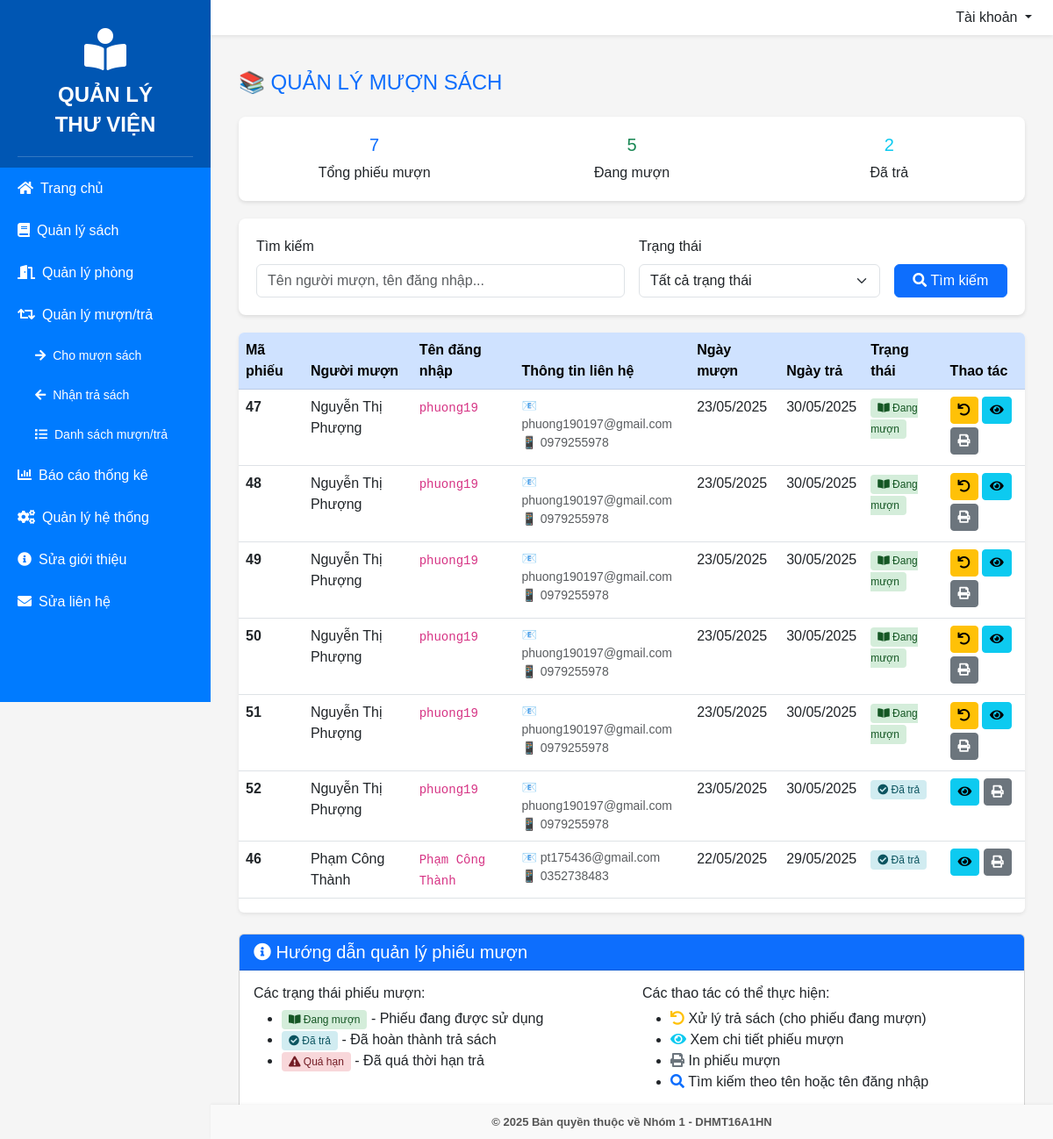
Screenshot of /cho_muon.php with the database file from the repository.
### tables this page shows
CREATE TABLE `phieu_muon` (
  `ma_phieu` int(11) NOT NULL,
  `ma_ban_doc` int(11) DEFAULT NULL,
  `ngay_muon` date DEFAULT NULL,
  `ngay_tra` date DEFAULT NULL,
  `trang_thai` enum('dang_muon','da_tra') DEFAULT 'dang_muon'
);

CREATE TABLE `ban_doc` (
  `ma_ban_doc` int(11) NOT NULL,
  `ten_dang_nhap` varchar(50) NOT NULL,
  `mat_khau` varchar(255) NOT NULL,
  `ho_ten` varchar(100) DEFAULT NULL,
  `ngay_sinh` date DEFAULT NULL,
  `email` varchar(100) DEFAULT NULL,
  `so_dien_thoai` varchar(20) DEFAULT NULL,
  `dia_chi` text DEFAULT NULL,
  `vai_tro` varchar(20) DEFAULT 'bandoc',
  `trang_thai_the` tinyint(1) NOT NULL DEFAULT 1 COMMENT '1: Hoạt động, 0: Bị Khóa'
);

### cho_muon.php (the view, shortened to what this page needs)
<?php
include 'ket_noi.php';
$tu_khoa = isset($_GET['tu_khoa']) ? $_GET['tu_khoa'] : '';
$sql_simple = "SELECT pm.*, bd.ho_ten, bd.email, bd.so_dien_thoai, bd.ten_dang_nhap,
        CASE
            WHEN pm.ngay_tra < CURDATE() AND pm.trang_thai = 'dang_muon' THEN 'qua_han'
            ELSE pm.trang_thai
        END as trang_thai_hien_thi,
        DATEDIFF(CURDATE(), pm.ngay_tra) as so_ngay_qua_han
        FROM phieu_muon pm
        JOIN ban_doc bd ON pm.ma_ban_doc = bd.ma_ban_doc";
$sql_simple .= " ORDER BY pm.ngay_muon DESC";
$stmt = $conn->prepare($sql_simple);
$stmt->execute();
$ds_sach_muon = $stmt->get_result();
$sql_stats = "SELECT
    COUNT(*) as tong_phieu,
    SUM(CASE WHEN trang_thai = 'dang_muon' THEN 1 ELSE 0 END) as dang_muon,
    SUM(CASE WHEN trang_thai = 'da_tra' THEN 1 ELSE 0 END) as da_tra,
    SUM(CASE WHEN ngay_tra < CURDATE() AND trang_thai = 'dang_muon' THEN 1 ELSE 0 END) as qua_han
    FROM phieu_muon";
$result_stats = $conn->query($sql_stats);
$stats = $result_stats->fetch_assoc();
?>
<!DOCTYPE html>
<html lang="vi">
<head>
  <link href="https://cdn.jsdelivr.net/npm/bootstrap@5.3.0/dist/css/bootstrap.min.css" rel="stylesheet">
  <link href="https://cdnjs.cloudflare.com/ajax/libs/font-awesome/5.15.4/css/all.min.css" rel="stylesheet">
</head>
<body>
<nav class="navbar navbar-light bg-white shadow-sm px-4 py-2 d-flex justify-content-end align-items-center fixed-top">
    <div class="dropdown">
        <?php if (isset($_SESSION['ban_doc'])): ?>
            <a class="dropdown-toggle text-dark text-decoration-none" href="#" id="accountDropdown" role="button" data-bs-toggle="dropdown" aria-expanded="false">
                <?php if (isset($_SESSION['ban_doc']['vai_tro']) && $_SESSION['ban_doc']['vai_tro'] === 'admin'): ?>
                    Xin chào, <strong>Admin</strong>
                <?php else: ?>
                    Xin chào, <strong><?= $_SESSION['ban_doc']['ten_dang_nhap'] ?></strong>
                <?php endif; ?>
            </a>
            <ul class="dropdown-menu dropdown-menu-end" aria-labelledby="accountDropdown">
                <li><a class="dropdown-item" href="dang_xuat.php">🔓 Đăng xuất</a></li>
            </ul>
        <?php else: ?>
            <a class="dropdown-toggle text-dark text-decoration-none" href="#" id="accountDropdown" role="button" data-bs-toggle="dropdown" aria-expanded="false">
                Tài khoản
            </a>
        <?php endif; ?>
    </div>
</nav>
<div class="sidebar">
    <a href="trang_chu_admin.php" style="text-decoration: none;">
    <div class="sidebar-brand" style="cursor: pointer;">
        <i class="fas fa-book-reader text-white"></i>
        <div class="sidebar-brand-text">QUẢN LÝ<br> THƯ VIỆN</div>
    </div>
</a>
    <a href="trang_chu_admin.php"><i class="fas fa-home me-2"></i>Trang chủ</a>
    <a href="quan_ly_sach.php"><i class="fas fa-book me-2"></i>Quản lý sách</a>
    <a href="quan_ly_phong.php"><i class="fas fa-door-open me-2"></i>Quản lý phòng</a>
    <div class="sidebar-section" data-bs-toggle="collapse" href="#muontra" role="button" aria-expanded="false">
        <i class="fas fa-retweet me-2"></i>Quản lý mượn/trả
    </div>
    <div class="collapse" id="muontra">
        <a href="cho_muon.php"><i class="fas fa-arrow-right me-2"></i>Cho mượn sách</a>
        <a href="nhan_tra.php"><i class="fas fa-arrow-left me-2"></i>Nhận trả sách</a>
        <a href="ds_muon_tra.php"><i class="fas fa-list me-2"></i>Danh sách mượn/trả</a>
    </div>
    <div class="sidebar-section" data-bs-toggle="collapse" href="#thongke" role="button" aria-expanded="false">
        <i class="fas fa-chart-bar me-2"></i>Báo cáo thống kê
    </div>
    <div class="sidebar-section" data-bs-toggle="collapse" href="#hethong" role="button" aria-expanded="false">
        <i class="fas fa-cogs me-2"></i>Quản lý hệ thống
    </div>
    <a href="sua_gioi_thieu.php"><i class="fas fa-info-circle me-2"></i>Sửa giới thiệu</a>
    <a href="sua_lien_he.php"><i class="fas fa-envelope me-2"></i>Sửa liên hệ</a>
</div>
<div class="main">
  <div class="container-fluid">
    <h4 class="mb-4 text-primary">📚 QUẢN LÝ MƯỢN SÁCH</h4>
    <div class="stats-card">
        <div class="row text-center">
            <div class="col-md-4">
                <h5 class="text-primary"><?= $stats['tong_phieu'] ?></h5>
                <p class="mb-0">Tổng phiếu mượn</p>
            </div>
            <div class="col-md-4">
                <h5 class="text-success"><?= $stats['dang_muon'] ?></h5>
                <p class="mb-0">Đang mượn</p>
            </div>
            <div class="col-md-4">
                <h5 class="text-info"><?= $stats['da_tra'] ?></h5>
                <p class="mb-0">Đã trả</p>
            </div>
        </div>
    </div>
    <div class="filters">
        <form method="GET" class="row g-3">
            <div class="col-md-6">
                <label for="tu_khoa" class="form-label">Tìm kiếm</label>
                <input type="text" class="form-control" id="tu_khoa" name="tu_khoa"
                       placeholder="Tên người mượn, tên đăng nhập..." value="<?= htmlspecialchars($tu_khoa) ?>">
            </div>
            <div class="col-md-4">
                <label for="trang_thai" class="form-label">Trạng thái</label>
                <select class="form-select" id="trang_thai" name="trang_thai">
                    <option value="">Tất cả trạng thái</option>
                </select>
            </div>
            <div class="col-md-2 d-flex align-items-end">
                <button type="submit" class="btn btn-primary w-100"><i class="fas fa-search"></i> Tìm kiếm</button>
            </div>
        </form>
    </div>
    <div class="table-responsive bg-white rounded shadow-sm">
        <table class="table table-hover">
            <thead class="table-primary">
                <tr>
                    <th>Mã phiếu</th>
                    <th>Người mượn</th>
                    <th>Tên đăng nhập</th>
                    <th>Thông tin liên hệ</th>
                    <th>Ngày mượn</th>
                    <th>Ngày trả</th>
                    <th>Trạng thái</th>
                    <th>Thao tác</th>
                </tr>
            </thead>
            <tbody>
                <?php if ($ds_sach_muon->num_rows > 0): ?>
                    <?php while ($phieu = $ds_sach_muon->fetch_assoc()): ?>
                        <tr>
                            <td><strong><?= $phieu['ma_phieu'] ?></strong></td>
                            <td><?= htmlspecialchars($phieu['ho_ten']) ?></td>
                            <td><code><?= htmlspecialchars($phieu['ten_dang_nhap']) ?></code></td>
                            <td>
                                <?php if (!empty($phieu['email'])): ?>
                                    <small class="text-muted d-block">📧 <?= htmlspecialchars($phieu['email']) ?></small>
                                <?php endif; ?>
                                <?php if (!empty($phieu['so_dien_thoai'])): ?>
                                    <small class="text-muted d-block">📱 <?= htmlspecialchars($phieu['so_dien_thoai']) ?></small>
                                <?php endif; ?>
                            </td>
                            <td><?= date('d/m/Y', strtotime($phieu['ngay_muon'])) ?></td>
                            <td>
                                <?= date('d/m/Y', strtotime($phieu['ngay_tra'])) ?>
                            </td>
                            <td>
                                <?php
                                $status_class = '';
                                $status_text = '';
                                $status_icon = '';
                                switch($phieu['trang_thai_hien_thi']) {
                                    case 'dang_muon':
                                        $status_class = 'status-dang-muon';
                                        $status_text = 'Đang mượn';
                                        $status_icon = 'fas fa-book-open';
                                        break;
                                    case 'da_tra':
                                        $status_class = 'status-da-tra';
                                        $status_text = 'Đã trả';
                                        $status_icon = 'fas fa-check-circle';
                                        break;
                                }
                                ?>
                                <span class="status-badge <?= $status_class ?>">
                                    <i class="<?= $status_icon ?>"></i> <?= $status_text ?>
                                </span>
                            </td>
                            <td>
                                <?php if ($phieu['trang_thai'] === 'dang_muon'): ?>
                                    <a href="tra_sach.php?id=<?= $phieu['ma_phieu'] ?>" class="btn btn-warning btn-sm mb-1" title="Xử lý trả sách">
                                        <i class="fas fa-undo"></i>
                                    </a>
                                <?php endif; ?>
                                <a href="chi_tiet_phieu.php?id=<?= $phieu['ma_phieu'] ?>" class="btn btn-info btn-sm mb-1" title="Xem chi tiết">
                                    <i class="fas fa-eye"></i>
                                </a>
                                <a href="in_phieu.php?id=<?= $phieu['ma_phieu'] ?>" class="btn btn-secondary btn-sm mb-1" title="In phiếu mượn" target="_blank">
                                    <i class="fas fa-print"></i>
                                </a>
                            </td>
                        </tr>
                    <?php endwhile; ?>
                <?php endif; ?>
            </tbody>
        </table>
    </div>
    <div class="card mt-4">
        <div class="card-header bg-primary text-white">
            <h5 class="mb-0"><i class="fas fa-info-circle"></i> Hướng dẫn quản lý phiếu mượn </h5>
        </div>
        <div class="card-body">
            <div class="row">
                <div class="col-md-6">
                    <h6>Các trạng thái phiếu mượn:</h6>
                    <ul>
                        <li><span class="status-badge status-dang-muon"><i class="fas fa-book-open"></i> Đang mượn</span> - Phiếu đang được sử dụng</li>
                        <li><span class="status-badge status-da-tra"><i class="fas fa-check-circle"></i> Đã trả</span> - Đã hoàn thành trả sách</li>
                        <li><span class="status-badge status-qua-han"><i class="fas fa-exclamation-triangle"></i> Quá hạn</span> - Đã quá thời hạn trả</li>
                    </ul>
                </div>
                <div class="col-md-6">
                    <h6>Các thao tác có thể thực hiện:</h6>
                    <ul>
                        <li><i class="fas fa-undo text-warning"></i> Xử lý trả sách (cho phiếu đang mượn)</li>
                        <li><i class="fas fa-eye text-info"></i> Xem chi tiết phiếu mượn</li>
                        <li><i class="fas fa-print text-secondary"></i> In phiếu mượn</li>
                        <li><i class="fas fa-search text-primary"></i> Tìm kiếm theo tên hoặc tên đăng nhập</li>
                    </ul>
                </div>
            </div>
        </div>
    </div>
  </div>
</div>
<?php include 'footer1.php'; ?>
</body>
</html>

### footer1.php (shortened to what this page needs)
<footer class="footer">
    <strong>© 2025 Bản quyền thuộc về Nhóm 1 - DHMT16A1HN</strong>
</footer>

### cho_muon.php (style rules this page uses)
body { margin: 0; font-family: Arial; background-color: #f5f5f5; }
.sidebar { width: 240px; background-color: #007bff; color: white; position: fixed; top: 0; left: 0; height: 100vh; overflow-y: auto; z-index: 1000; }
.sidebar a, .sidebar .sidebar-section { display: block; padding: 12px 20px; color: white; text-decoration: none; font-weight: 500; }
.sidebar .sidebar-brand { text-align: center; padding: 20px 10px; border-bottom: 1px solid rgba(255,255,255,0.2); }
.sidebar .sidebar-brand i { font-size: 48px; }
.sidebar .sidebar-brand-text { font-size: 24px; font-weight: bold; line-height: 1.4; margin-top: 10px; }
.sidebar .collapse a { padding-left: 40px; font-size: 14px; font-weight: normal; }
header.navbar, nav.fixed-top { left: 240px; width: calc(100% - 240px); position: fixed; top: 0; z-index: 1001; background-color: white; box-shadow: 0 2px 4px rgba(0,0,0,0.1); }
.main { margin-left: 240px; padding: 20px; padding-top: 80px; background-color: #f5f5f5; }
.stats-card { background: white; border-radius: 8px; padding: 20px; margin-bottom: 20px; box-shadow: 0 2px 4px rgba(0,0,0,0.1); }
.status-badge { font-size: 12px; padding: 4px 8px; border-radius: 4px; }
.status-dang-muon { background-color: #d4edda; color: #155724; }
.status-da-tra { background-color: #d1ecf1; color: #0c5460; }
.status-qua-han { background-color: #f8d7da; color: #721c24; }
.filters { background: white; padding: 20px; border-radius: 8px; margin-bottom: 20px; box-shadow: 0 2px 4px rgba(0,0,0,0.1); }

### footer1.php (style rules this page uses)
.footer { background: #f9f9f9; text-align: center; padding: 10px 0; font-size: 13px; color: #555; position: fixed; bottom: 0; left: 240px; width: calc(100% - 240px); box-shadow: 0 -1px 3px rgba(0, 0, 0, 0.05); }

### rows the page displays
phieu_muon: ma_phieu "47", ma_ban_doc.ho_ten "Nguyễn Thị Phượng", ma_ban_doc.ten_dang_nhap "phuong19", ma_ban_doc.email "phuong190197@gmail.com", ma_ban_doc.so_dien_thoai "0979255978", ngay_muon "23/05/2025", ngay_tra "30/05/2025", status_text "Đang mượn"
phieu_muon: ma_phieu "48", ma_ban_doc.ho_ten "Nguyễn Thị Phượng", ma_ban_doc.ten_dang_nhap "phuong19", ma_ban_doc.email "phuong190197@gmail.com", ma_ban_doc.so_dien_thoai "0979255978", ngay_muon "23/05/2025", ngay_tra "30/05/2025", status_text "Đang mượn"
phieu_muon: ma_phieu "49", ma_ban_doc.ho_ten "Nguyễn Thị Phượng", ma_ban_doc.ten_dang_nhap "phuong19", ma_ban_doc.email "phuong190197@gmail.com", ma_ban_doc.so_dien_thoai "0979255978", ngay_muon "23/05/2025", ngay_tra "30/05/2025", status_text "Đang mượn"
phieu_muon: ma_phieu "50", ma_ban_doc.ho_ten "Nguyễn Thị Phượng", ma_ban_doc.ten_dang_nhap "phuong19", ma_ban_doc.email "phuong190197@gmail.com", ma_ban_doc.so_dien_thoai "0979255978", ngay_muon "23/05/2025", ngay_tra "30/05/2025", status_text "Đang mượn"
phieu_muon: ma_phieu "51", ma_ban_doc.ho_ten "Nguyễn Thị Phượng", ma_ban_doc.ten_dang_nhap "phuong19", ma_ban_doc.email "phuong190197@gmail.com", ma_ban_doc.so_dien_thoai "0979255978", ngay_muon "23/05/2025", ngay_tra "30/05/2025", status_text "Đang mượn"
phieu_muon: ma_phieu "52", ma_ban_doc.ho_ten "Nguyễn Thị Phượng", ma_ban_doc.ten_dang_nhap "phuong19", ma_ban_doc.email "phuong190197@gmail.com", ma_ban_doc.so_dien_thoai "0979255978", ngay_muon "23/05/2025", ngay_tra "30/05/2025", status_text "Đã trả"
phieu_muon: ma_phieu "46", ma_ban_doc.ho_ten "Phạm Công Thành", ma_ban_doc.ten_dang_nhap "Phạm Công Thành", ma_ban_doc.email "pt175436@gmail.com", ma_ban_doc.so_dien_thoai "0352738483", ngay_muon "22/05/2025", ngay_tra "29/05/2025", status_text "Đã trả"

### other values shown
$stats['tong_phieu'] "7"
$stats['dang_muon'] "5"
$stats['da_tra'] "2"
